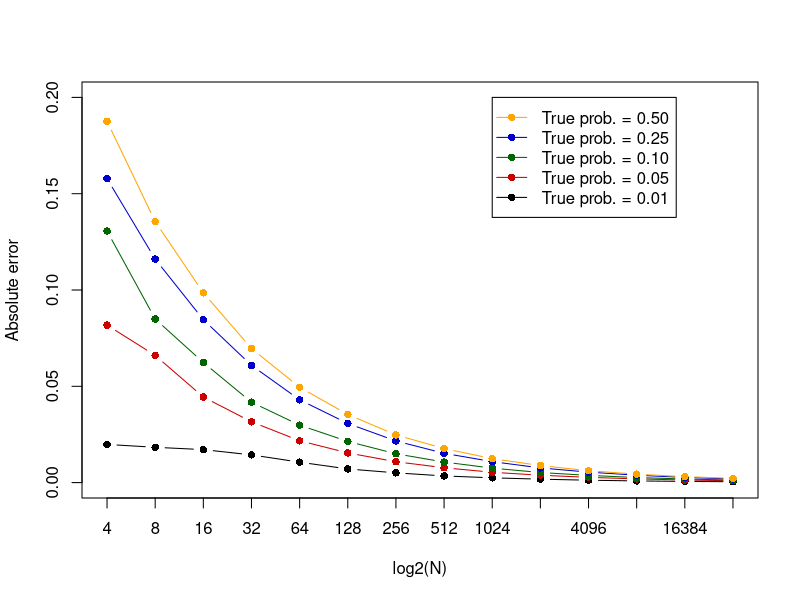
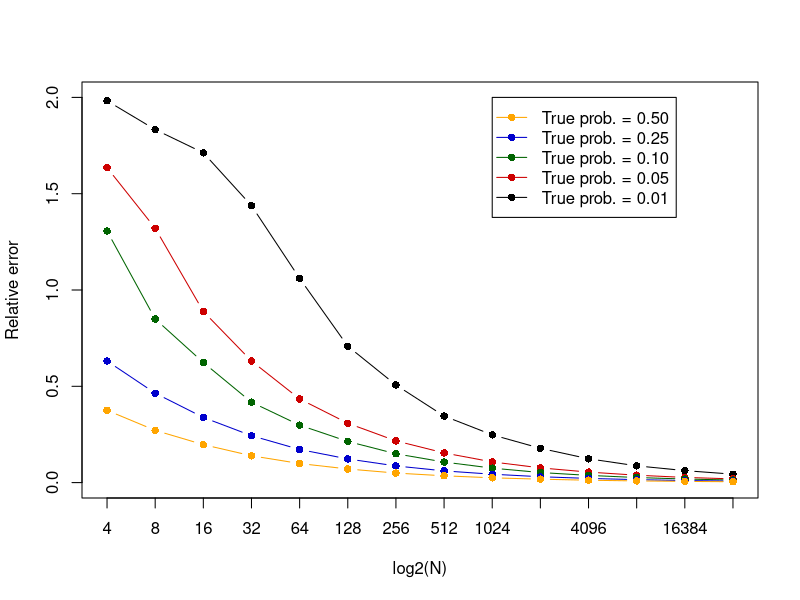

These figures' R source, in order:
## ---- chunk 1
require(magrittr)
library(ggplot2)
## ---- chunk 2
P <- c(0.01, 0.05, 0.10, 0.25, 0.50)
R <- 2^(2:15)
abserr <- matrix(NA,length(R),length(P))
relerr <- matrix(NA,length(R),length (P))

for(i in 1:length(P)) {
  for(j in 1:length(R)) {
    abserr[j,i] <- mean(abs((rbinom(10000,R[j],P[i])/R[j])-P[i]))
    relerr[j,i] <- abserr[j,i]/P[i]
  }
}
plot(abserr[,1]~log2(R),ylim=c(0,0.2),xlab="log2(N)",ylab="Absolute error",pch=16,type="b",axes=F)
axis(1, 2:15, 2^(2:15))
axis(2)
box()
par(new=T)
plot(abserr[,2]~log2(R),ylim=c(0,0.2),axes=F,xlab="",ylab="",pch=16,type="b",col="red3")
par(new=T)
plot(abserr[,3]~log2(R),ylim=c(0,0.2),axes=F,xlab="",ylab="",pch=16,type="b",col="darkgreen")
par(new=T)
plot(abserr[,4]~log2(R),ylim=c(0,0.2),axes=F,xlab="",ylab="",pch=16,type="b",col="blue3")
par(new=T)
plot(abserr[,5]~log2(R),ylim=c(0,0.2),axes=F,xlab="",ylab="",pch=16,type="b",col="orange")
legend(10,0.2,legend=c("True prob. = 0.50","True prob. = 0.25","True prob. = 0.10","True prob. = 0.05","True prob. = 0.01"),pch=16,col=c("orange","blue3","darkgreen","red3","black"),lty=1)

## ---- chunk 3
plot(relerr[,1]~log2(R),ylim=c(0,2),xlab="log2(N)",ylab="Relative error",pch=16,type="b",axes=F)
axis(1, 2:15, 2^(2:15))
axis(2)
box()
par(new=T)
plot(relerr[,2]~log2(R),ylim=c(0,2),axes=F,xlab="",ylab="",pch=16,type="b",col="red3")
par(new=T)
plot(relerr[,3]~log2(R),ylim=c(0,2),axes=F,xlab="",ylab="",pch=16,type="b",col="darkgreen")
par(new=T)
plot(relerr[,4]~log2(R),ylim=c(0,2),axes=F,xlab="",ylab="",pch=16,type="b",col="blue3")
par(new=T)
plot(relerr[,5]~log2(R),ylim=c(0,2),axes=F,xlab="",ylab="",pch=16,type="b",col="orange")
legend(10,2,legend=c("True prob. = 0.50","True prob. = 0.25","True prob. = 0.10","True prob. = 0.05","True prob. = 0.01"),pch=16,col=c("orange","blue3","darkgreen","red3","black"),lty=1)
